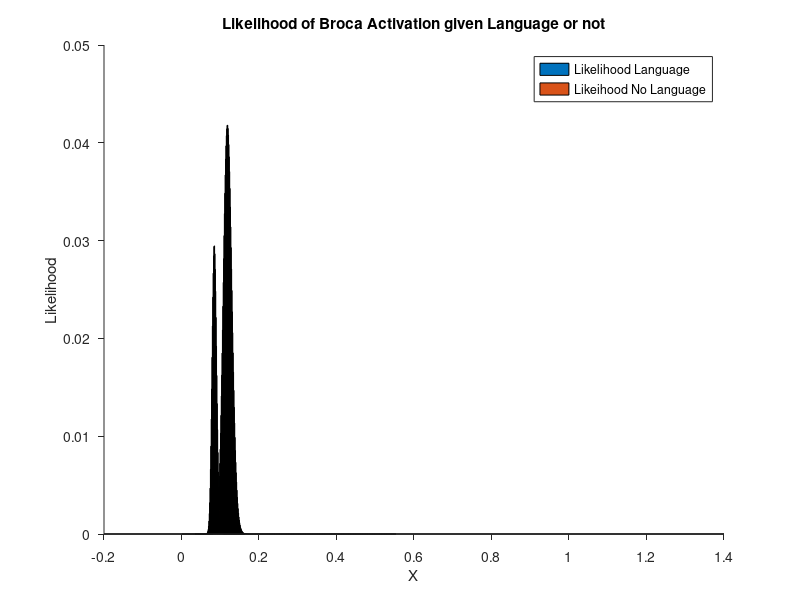
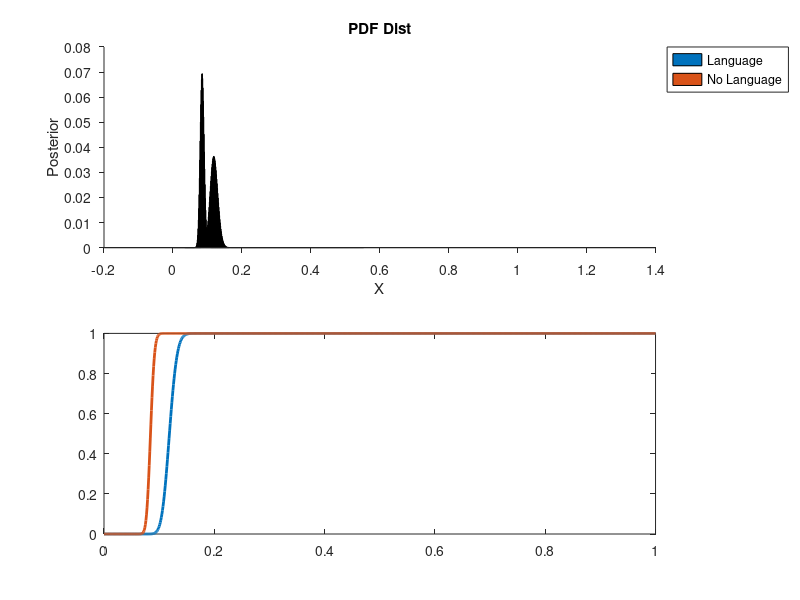

Recreate these plots in MATLAB, in order. (Note: this script raises an error after producing the figures.)
%%%%%%%%%%%%%%%%%%%%%%%%%%%%%%%%%%%%%%%%%%%%%%%%%%%%%%%%%%%%%%%%%%%%%%%%%%%
%%%%%%%%%%% MATHTOOLS HOMEWORK 5 - MARISSA EVANS - mhe229@nyu.edu %%%%%%%%%
%%%%%%%%%%%%%%%%%%%%%%%%%%%%%%%%%%%%%%%%%%%%%%%%%%%%%%%%%%%%%%%%%%%%%%%%%%%

% QUESTION 2

% Date intialized: Nov. 20th 2019
% Written by: Marissa Evans

%Start with a fresh work space
clear all 
close all
clc

%% Bayesian inference of binomial proportions. 
% Poldrack (2006) published an influential attack on the practice of 'reverse inference' 
% in fMRI studies, i.e. inferring that a cognitive process was engaged on the basis of 
% activation in some area. For instance, if Broca's area was found to be activated 
% using standard fMRI statistical-contrast techniques, researchers might
% infer that the subjects were using language. In a search of the literature, Poldrack found that
% Broca's area was reported activated in 103 out of 869 fMRI contrasts involving engagement
% of language, but this area was also active in 199 out of 2353 contrasts not involving language.

% P(Lang|Broca) = P(Broca|Lang) * P(Lang) / P(Broca)

% P(Broca) = P(Broca|Lang) * P(Lang) + P(Broca|NoLang) * P(NoLang)

%% PART A

%%
%* Assume that the conditional probability of activation given language, as well as that of
% activation given no language, each follow a Bernoulli distribution (i.e., like coin-flipping),
% with parameters xl and xnl. Compute the likelihoods of these parameters, given Poldrack's
% observed frequencies of activation. Compute these functions at the values x=[0:.001:1] and
% plot them as a bar chart.

x1 = [0:.001:1];
x2 = [0:.001:1];
k1 = 103;
n1 = 869;
k2 = 199;
n2 = 2353;

likeLang = nchoosek(n1,k1)*(x1.^k1.*(1-x1).^(n1-k1));
likeNoLang = nchoosek(n2,k2)*(x2.^k2.*(1-x2).^(n2-k2));

figure
bar(x1,likeLang)
hold on
bar(x2,likeNoLang)
title('Likelihood of Broca Activation given Language or not')
xlabel('X')
ylabel('Likelihood')
set(gca, 'TickDir', 'out')
legend('Likelihood Language','Likeihood No Language')
box off

%% PART B

%%
%* Find the value of x that maximizes each discretized likelihood function.
% Compare these to the exact maximum likelihood estimates given by the 
% formula for the ML estimator of a Bernoulli probability.

[~, I1] = max(likeLang)
[~, I2] = max(likeNoLang)

x1Ind = x1(I1)
x2Ind = x2(I2)

ML1 = 103/869
ML2 = 199/2353

%The values are very similar with the ML estimator being slightly smaller
%on both accounts, but the closest available value of the parameter. 

%% PART C

%%
%* Using the likelihood functions computed for discrete x, compute and plot the discrete
% posterior distributions P(x | data) and the associated cumulative distributions P(X <= x |
% data) for both processes. For this, assume a uniform prior P(x) ~ 1 and note that it will
% be necessary to compute (rather than ignore) the normalizing constant for Bayes' rule. 
% Use the cumulative distributions to compute (discrete approximations to) 
% upper and lower 95% confidence bounds on each proportion. 

N1 = sum(likeLang);
N2 = sum(likeNoLang);

posterior1 = likeLang.* 1 / N1;
posterior2 = likeNoLang.* 1 /N2;

%Cumulative Dist. 
for ii = 1:length(posterior1)
    cdf1(ii) = sum(posterior1(1:ii));
    cdf2(ii) = sum(posterior2(1:ii));
end

figure
subplot(2,1,1)
bar(x1,posterior1)
hold on
bar(x2,posterior2)
title('PDF Dist')
xlabel('X')
ylabel('Posterior')
legend('Language','No Language','Location','bestoutside')
box off
set(gca, 'TickDir', 'out')

subplot(2,1,2)
plot(x1,cdf1, 'LineWidth',2)
hold on
plot(x2,cdf2, 'LineWidth',2)
yline(.975, '--','LineWidth',2);
yline(.025, '--','LineWidth',2);
title('CDF Dist')
xlabel('X')
ylabel('Cumulative Posterior')
legend('Language','No Language','Location','bestoutside')
box off
set(gca, 'TickDir', 'out')

% For the No Language conditon the lower & upper 95% CI are: .074 - .096
% For the Language condition the lower & upper 95% CI are: .099 - .14

% These values are estimated based on the CI lines on the CDF plot. 

%% PART D

%%
%* Are these frequencies different from one another? Consider the joint posterior distribution
% over xl and xnl, the Bernoulli probability parameters for the language and non-language
% contrasts. Given that these two frequencies are independent, the (discrete) joint distribution
% is given by the outer product of the two marginals. Plot it (with imagesc).


jointDist = posterior1' * posterior2;
figure
imagesc(x1, x2, jointDist)
colorbar
title('Heatmap of Joint Distribution')
box off
set(gca, 'TickDir', 'out')
xlabel('X')
ylabel('Y')


%Compute (by summing the appropriate entries in the joint distribution) 
%the posterior probabilities that xl > xnl and, conversely, that xl <= xnl.

testMat = zeros(size(jointDist));
for ii = 1:length(testMat)
    testMat(1:ii,ii) = 1;
end 

langLessOrEqual = sum(jointDist.*testMat,'all')
langGreater = 1 - langLessOrEqual

%These frequencies are different when looking at the output of joint dist
% > and <= than xnl. 

%% PART E

%%
%* Is this difference sufficient to support reverse inference? Compute the probability P(language |
% activation). This is the probability that observing activation in Broca's area implies engagement 
% of language processes. To do this use the estimates from part (b) as the relevant conditional 
% probabilities, and assuming the prior that a contrast engages language,
% P(language) = 0.5. 

norm = (k1 + k2) / (n1 + n2) 

posterior1a = (x1Ind* .5) /norm %given Broca's activation language was used
posterior2b = (x2Ind* .5) /norm %given Broca's activation NO language was used


% Poldrack's critique said that we cannot simply conclude that activation
% in a given area indicates that a cognitive process was engaged without computing the posterior
% probability. Is this critique correct? To answer this, compare the Bayes factor (probability
% of language vs. not language) after taking Poldrack's data into account, compared to before
% having done so. 

bayesFactor = posterior1a/posterior2b

% The difference is not significnat enough to support reverse inference. 
% Given the low base factor it is unlikely that language is important for
% Broca's activation. A Bayes' factor under 3.2 is not considered
% substantaial and our current value is only 1.4. There is not substantial
% enough evidence in this case to conclude that Broca's area is specific to
% language activation. 
